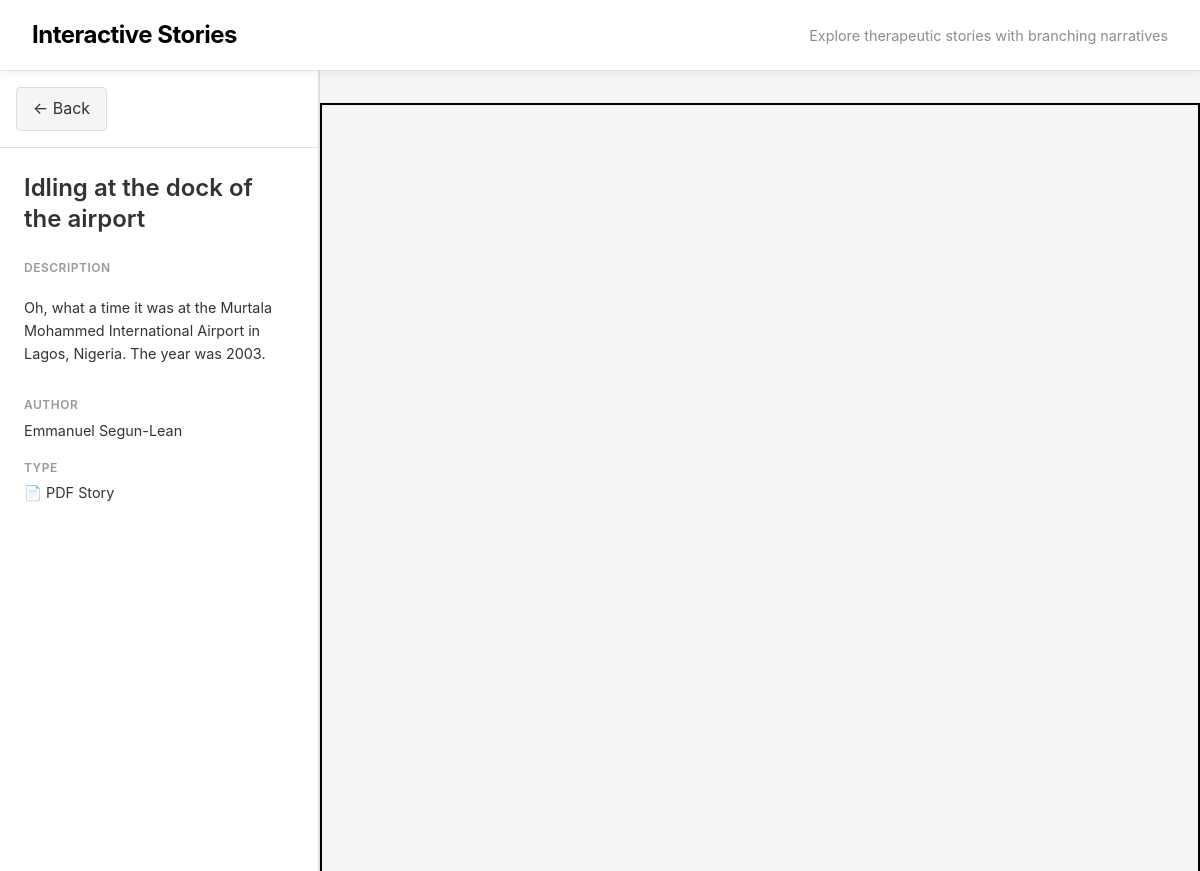
Screenshot of /stories/4 with the database file from the repository.
### models/story.py (models this page shows, shortened)
class Story(db.Model):
    id = db.Column(db.Integer, primary_key=True)
    filename = db.Column(db.String(255), nullable=False)
    path = db.Column(db.String(255), nullable=False)
    title = db.Column(db.String(255))
    description = db.Column(db.Text)
    author = db.Column(db.String(255))
    thumbnail_filename = db.Column(db.String(255))
    thumbnail_path = db.Column(db.String(255), nullable=False)
    created_at = db.Column(db.DateTime)
    uploaded_at = db.Column(db.DateTime, default=datetime.utcnow)
    tags = db.relationship('Tag', secondary=file_tags, back_populates='stories')

### app.py (the view)
@app.route('/stories/<id>')
def view_story(id):
    _story = Story.query.filter(Story.id == id).first_or_404()
    _story.pdf_url = f"/{ app.config['UPLOAD_FOLDER_RELATIVE'] }/{app.config['FILE_UPLOAD_FOLDER_RELATIVE']}/{ _story.filename}"
    return render_template('view_story.html', story=_story)

### templates/view_story.html (shortened to what this page needs)
{% extends "layout.html" %}
{% block head %}
<link rel="stylesheet" href="/static/viewer.css" />
<link rel="stylesheet" href="/static/pdfjs-5.4.54-dist/web/viewer.css" />
{% endblock %}
{% block content %}
<div class="story-view-wrapper">
  <aside class="story-sidebar">
    <div class="sidebar-header">
      <a class="button btn btn-back" href="/">← Back</a>
    </div>
    <div class="sidebar-content">
      <h2 class="story-title">{{ story.title }}</h2>
      <div class="story-details">
        <div class="detail-item">
          <span class="detail-label">Description</span>
          <p class="detail-value">{{ story.description }}</p>
        </div>
        <div class="detail-item">
          <span class="detail-label">Author</span>
          <span class="detail-value">{{ story.author }}</span>
        </div>
        <div class="detail-item">
          <span class="detail-label">Type</span>
          <span class="detail-value">📄 PDF Story</span>
        </div>
      </div>
    </div>
  </aside>
  <main class="pdf-viewer-section">
    <div id="viewerContainer">
    </div>
  </main>
</div>
{% endblock %}

### static/styles.css (style rules this page uses)
:root { --primary-bg: #ffffff; --secondary-bg: #f9f9f9; --accent-bg: #f5f5f5; --text-primary: #2a2a2a; --text-secondary: #5c5c5c; --text-muted: #8c8c8c; --border-color: #e1e1e1; --accent-color: #000000; --highlight-color: #333333; --shadow: 0 2px 8px rgba(0, 0, 0, 0.06); --shadow-hover: 0 4px 16px rgba(0, 0, 0, 0.1); }
* { box-sizing: border-box; }
body { font-family: -apple-system, BlinkMacSystemFont, "Segoe UI", Roboto, Oxygen, Ubuntu, Cantarell, sans-serif; color: var(--text-primary); background-color: var(--primary-bg); line-height: 1.6; margin: 0; padding: 0; }

### static/viewer.css (style rules this page uses)
.story-view-wrapper { display: flex; flex-direction: row; height: 100vh; overflow: hidden; position: relative; }
.story-sidebar { width: 320px; background: #fff; border-right: 2px solid #e0e0e0; display: flex; flex-direction: column; flex-shrink: 0; overflow-y: auto; }
.sidebar-header { padding: 1rem; border-bottom: 1px solid #e0e0e0; }
.btn-back { display: inline-block; padding: 0.5rem 1rem; background: #f5f5f5; border: 1px solid #ddd; border-radius: 4px; text-decoration: none; color: #333; transition: background 0.2s; }
.sidebar-content { padding: 1.5rem; flex: 1; }
.story-title { margin: 0 0 1.5rem 0; font-size: 1.5rem; font-weight: 600; color: #333; line-height: 1.3; }
.story-details { display: flex; flex-direction: column; gap: 1rem; }
.detail-item { display: flex; flex-direction: column; gap: 0.25rem; }
.detail-label { font-size: 0.75rem; text-transform: uppercase; letter-spacing: 0.5px; color: #999; font-weight: 600; }
.detail-value { font-size: 0.9rem; color: #333; }
.pdf-viewer-section { flex: 1; overflow: hidden; background: #f5f5f5; position: relative; min-width: 0; display: flex; align-items: center; justify-content: center; }
#viewerContainer { width: 100%; height: 100%; position: relative; overflow: hidden; display: flex; align-items: center; justify-content: center; }

### rows the page displays
Story: title "Idling at the dock of the airport", description "Oh, what a time it was at the Murtala Mohammed International Airport in Lagos, Nigeria. The year was 2003.", author "Emmanuel Segun-Lean"
